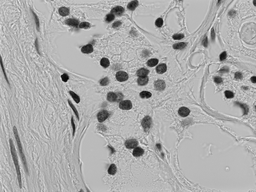
#> input picture assignment1/cellekjerner.png, 256 x 192 px, shrunk from 1388 x 1040 before the run; its folder holds 3 pictures in this run
$ python oppgave2.py
#> lines starting #> are read from the running program, lines starting #| are printed output that depends on the picture; after the words box and inside, x2 and y2 are one past the last pixel; in counts of white or black regions, pixels touching at a corner belong together
import matplotlib.pyplot as plt
import numpy as np
from imageio import imread, imwrite
import time

def angle_padding(theta_rounded):
    t = my_pad(theta_rounded,1)
    t[0,:] = -1
    t[:,0] = -1
    t[-1,:] = -1
    t[:,-1] = -1

    return t

def my_pad(img,k):
    rows = (2*k)+img.shape[0]
    col = (2*k)+img.shape[1]
    padded = np.zeros((rows,col))
    padded[k:k+img.shape[0], k:k+img.shape[1]] = img
    test = np.pad(img,k)
    assert np.array_equal(padded,test), "my_pad function returns a different array compared to np.pad()"

    return padded

def subplot_result(img1,img1_text,img2,img2_text):
    fig, ax = plt.subplots(1,2)
    ax[0].imshow(img1,cmap='gray',vmin=0,vmax=255,aspect='auto')
    ax[0].set_title(img1_text)
    ax[1].imshow(img2,cmap='gray',vmin=0,vmax=255,aspect='auto')
    ax[1].set_title(img2_text)
    fig.tight_layout()
    plt.show( )

def padding(img,kernel_size, zeros = False):
    k = (kernel_size-1)//2
    padded = my_pad(img,k)

    #Dersom vi ønsker at bilderanden skal ha pikselverdi lik 0
    if zeros:
        return padded

    rows, col = padded.shape
    #Hjørnene paddes til nærmeste nabo's pikselverdi
    padded[0:k,0:k] = padded[k,k] #Øverst venstre
    padded[rows-k:,0:k] = padded[rows-k-1,k]#Nederst venstre
    padded[0:k,col-k:] = padded[k,col-k-1]#Øverst høyre
    padded[rows-k:,col-k:] = padded[rows-k-1,col-k-1]#Nederst høyre

    #Øvre og nedre rad paddes til nærmeste nabo's pikselverdi
    for i in range(k,col-k):
        padded[0:k,i] = padded[k,i] #Øverste rad
        padded[rows-k:,i] = padded[rows-k-1,i] #Nederste rad
    # #Venstre og høyre kolonner paddes til nærmeste nabo's pikselverdi
    for i in range(k,rows-k):
        padded[i,0:k] = padded[i,k] #Venstre kolonne
        padded[i,col-k:] = padded[i,col-k-1]#Høyre kolonne

    return padded

def convolution(img,kernel,zeros=False,conv_1D=False):
    rows, col = img.shape
    img_conv = np.zeros((rows,col))
    kernel_size = kernel.shape[0]

    #For å oppnå "same convolution", at inn og utbilde har samme størrelse, må legge til padding på innbilde
    img = padding(img,kernel_size,zeros)

    if conv_1D:
        #Horisontal og vertikal vektor
        hori_vector = kernel[0,::-1] #Rotert 180*
        veri_vector = kernel[::-1,0] #Rotert 180*

        horisontal = np.zeros((rows,col))
        for r in range(rows):#img.shape[0]-2
            for c in range(col):#img.shape[1]-2
                horisontal[r,c]=(np.sum(hori_vector*img[r+1,c:c+3]))

        horisontal = padding(horisontal, kernel_size, zeros=False)
        for r in range(rows):#horisontal.shape[0]-2
            for c in range(col):#horisontal.shape[1]-2
                img_conv[r,c]=(np.sum(veri_vector*horisontal[r:r+3,c+1]))

    else:
        kernel = np.rot90(kernel,2)
        for r in range(rows):
            for c in range(col):
                overlay = img[r:kernel_size+r, c:kernel_size+c]
                img_conv[r,c] = np.sum(kernel*overlay) #for np.arrays er '*'-operatoren det samme som elementvis matrisemultiplikasjon

    return img_conv

def average_kernel(n):
    return np.ones((n,n)) * 1/(n**2)

def gaussian_kernel(sigma):
    kernel_size = 1 + round(sigma*8)
    h = np.ones((kernel_size, kernel_size))
    m = kernel_size//2

    for x in range(kernel_size):
        for y in range(kernel_size):
            A = 1/(2*np.pi*sigma**2)#Usikker på hvordan vi skal finne A
            exp = np.exp(-((x-m)**2 + (y-m)**2)/(2*sigma**2))
            h[x,y] = A*exp

    return h

def sobel(img, sigma=1,zeros=False, conv_1D=False):
    hy = np.array([
         [1,0,-1],
         [2,0,-2],
         [1,0,-1]
    ])
    hx = np.array([
         [1,2,1],
         [0,0,0],
         [-1,-2,-1]
    ])
    gaussian = gaussian_kernel(sigma)
    img_blur = convolution(img, gaussian, zeros)

    #Gradient magnitude og retning
    Gx = convolution(img_blur,hx,zeros,conv_1D)
    Gy = convolution(img_blur,hy,zeros,conv_1D)
    G = np.sqrt(Gx**2 + Gy**2)
    theta = np.arctan2(Gy,Gx)

    #Runder av til nærmeste multiplum av 45 grader, dvs vi får 4 vinkler: 0,45,90,135.
    theta_rounded = np.round(theta*(180/np.pi)*(1/45))*45 % 180

    #Skalerer alle gradient magnituder til grayscale
    G = G/G.max() *255

    return G, theta_rounded

def thinning_edges(Gradient, theta_rounded):
    G = np.copy(Gradient)
    G_pad = my_pad(G,1)
    A = angle_padding(theta_rounded)
    row, col = G_pad.shape
    for i in range(1,row-1):
        for j in range(1,col-1):
            #Finn retningen og magnitude til pikselen (i,j)
            angle = A[i,j].astype(int)
            magnitude = G_pad[i,j]

            #Horiosentale kanter (øst-vest)
            if(angle == 0):
                if(A[i-1,j] == angle and magnitude<G_pad[i-1,j]):
                    G[i-1,j-1] = 0
                    continue

                if(A[i+1,j] == angle and magnitude<G_pad[i+1,j]):
                    G[i-1,j-1] = 0
            #Vertikale kanter (nord-sør)
            elif(angle == 90):
                if(A[i,j-1] == angle and magnitude<G_pad[i,j-1]):
                    G[i-1,j-1] = 0
                    continue

                if(A[i,j+1] == angle and magnitude<G_pad[i,j+1]):
                    G[i-1,j-1] = 0
            #Skrå kanter (nordøst-sørvest)
            elif(angle == 135):
                if(A[i+1,j-1] == angle and magnitude<G_pad[i+1,j-1]):
                    G[i-1,j-1] = 0
                    continue

                if(A[i-1,j+1] == angle and magnitude<G_pad[i-1,j+1]):
                    G[i-1,j-1] = 0

            #Skrå kanter (nordvest-sørøst)
            elif(angle == 45):
                if(A[i-1,j-1] == angle and magnitude<G_pad[i-1,j-1]):
                    G[i-1,j-1] = 0
                    continue

                if(A[i+1,j+1] == angle and magnitude<G_pad[i+1,j+1]):
                    G[i-1,j-1] = 0
    return G

def hystere_8connectivity(strong, weak, thin_gradient):
    row, col = thin_gradient.shape
    weak_th = np.zeros((row, col))
    strong_th = np.zeros((row, col))
    discard = np.zeros((row, col))

    for i in range(row):
        for j in range(col):
            if(thin_gradient[i,j] >= strong):
                strong_th[i,j] = 255#thin_gradient[i,j]
            elif(thin_gradient[i,j]<weak):
                discard[i,j] = thin_gradient[i,j]
            else:
                weak_th[i,j] = thin_gradient[i,j]

    strong_th_padded = my_pad(strong_th,1)
    row,col = strong_th_padded.shape
    for i in range(1,row-1):
        for j in range(1,col-1):
            if(weak_th[i-1,j-1]>0):
                strong_overlay = np.copy(strong_th_padded[i-1:i+2, j-1:j+2])
                if((strong_overlay>0).any()):
                    strong_th[i-1,j-1] = 25#weak_th[i-1,j-1]

    return strong_th

def oppgave2_1(filename, n):
    img = imread(filename,as_gray=True)
    average = average_kernel(n)
    img_conv = convolution(img,average)

    imwrite(f"cellekjerner_blur.png",img_conv.astype(np.uint8))
    # subplot_result(img,"Original image",img_conv,f"average {n}x{n} filter")

def oppgave2_2(filename, sigma, threshold_H, threshold_L):
    img = imread(filename,as_gray=True)
    gradient,gradient_ang = sobel(img,sigma,zeros=False,conv_1D=True)
    gradient_thin = thinning_edges(gradient,gradient_ang)
    canny_final = hystere_8connectivity(threshold_H,threshold_L,gradient_thin)

    imwrite(f"canny_high[{threshold_H}]_low[{threshold_L}]_sigma[{sigma}].png",canny_final.astype(np.uint8))

    #subplot_result(img,"Original image",canny_final,f"Canny filter with T_h={threshold_H} and T_l={threshold_L}")


def main():
    start = time.time()
    oppgave2_1(filename='cellekjerner.png',n=9)
#> in oppgave2_1, img is the input picture: shape (192, 256) float32; min 0, max 239, mean 171.8
#> in padding, `padded[0:k,0:k] = padded[k,k]`: padded: shape (200, 264) float64; min 0, max 239, mean 160
#> in padding, `padded[rows-k:,0:k] = padded[rows-k-1,k]#Nederst venstre`: padded: shape (200, 264) float64; min 0, max 239, mean 160
#> in padding, `padded[0:k,col-k:] = padded[k,col-k-1]#Øverst høyre`: padded: shape (200, 264) float64; min 0, max 239, mean 160
#> in padding, `padded[rows-k:,col-k:] = padded[rows-k-1,col-k-1]#Nederst høyre`: padded: shape (200, 264) float64; min 0, max 239, mean 160.1
#> after the loop in padding, `for i in range(k,col-k):`: padded: shape (200, 264) float64; min 0, max 239, mean 167.1
#> after the loop in padding, `for i in range(k,rows-k):`: padded: shape (200, 264) float64; min 0, max 239, mean 172.2
    oppgave2_2(filename='cellekjerner.png',sigma=7,threshold_H=70,threshold_L=50)
#> call 2 of padding, with kernel_size = 57, zeros = False
#> after the loop in padding (call 2), `for i in range(k,col-k):`: padded: shape (248, 312) float64; min 0, max 239, mean 148.7
#> after the loop in padding (call 2), `for i in range(k,rows-k):`:
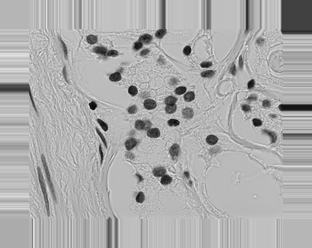
#> padded: shape (248, 312) float64; min 0, max 239, mean 172.9
#> call 3 of convolution, with kernel = array of shape (3, 3), zeros = False, conv_1D = True
#> in padding (call 3), `padded[0:k,0:k] = padded[k,k]`: padded: shape (194, 258) float64; min 0, max 191.5, mean 168.7
#> in padding (call 3), `padded[rows-k:,0:k] = padded[rows-k-1,k]#Nederst venstre`: padded: shape (194, 258) float64; min 0, max 191.5, mean 168.7
#> in padding (call 3), `padded[0:k,col-k:] = padded[k,col-k-1]#Øverst høyre`: padded: shape (194, 258) float64; min 0, max 191.5, mean 168.7
#> in padding (call 3), `padded[rows-k:,col-k:] = padded[rows-k-1,col-k-1]#Nederst høyre`: padded: shape (194, 258) float64; min 0, max 191.5, mean 168.7
#> after the loop in padding (call 3), `for i in range(k,col-k):`: padded: shape (194, 258) float64; min 0, max 191.5, mean 170.5
#> after the loop in padding (call 3), `for i in range(k,rows-k):`: padded: shape (194, 258) float64; min 125, max 191.5, mean 171.9
#> call 4 of padding, with kernel_size = 3, zeros = False
#> in padding (call 4), `padded[0:k,0:k] = padded[k,k]`: padded: shape (194, 258) float64; min 0, max 764.9, mean 674.8
#> in padding (call 4), `padded[rows-k:,0:k] = padded[rows-k-1,k]#Nederst venstre`: padded: shape (194, 258) float64; min 0, max 764.9, mean 674.8
#> in padding (call 4), `padded[0:k,col-k:] = padded[k,col-k-1]#Øverst høyre`: padded: shape (194, 258) float64; min 0, max 764.9, mean 674.8
#> in padding (call 4), `padded[rows-k:,col-k:] = padded[rows-k-1,col-k-1]#Nederst høyre`: padded: shape (194, 258) float64; min 0, max 764.9, mean 674.8
#> after the loop in padding (call 4), `for i in range(k,col-k):`:
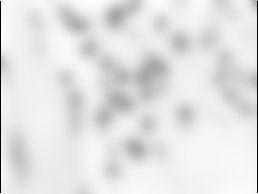
#> padded: shape (194, 258) float64; min 0, max 764.9, mean 682.1; drawn with min black and max white
#> after the loop in padding (call 4), `for i in range(k,rows-k):`:
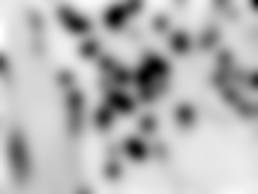
#> padded: shape (194, 258) float64; 0.77% of pixels changed, all inside (x1, y1, x2, y2) = (0, 1, 258, 193); drawn with min black and max white
#> after the loop in convolution (call 3), `for r in range(rows):#horisontal.shape[0]-2`:
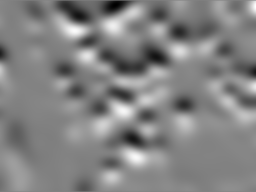
#> img_conv: shape (192, 256) float64; min -33.75, max 32.03, mean 0.2; drawn with min black and max white
#> in padding (call 6), `padded[0:k,0:k] = padded[k,k]`:
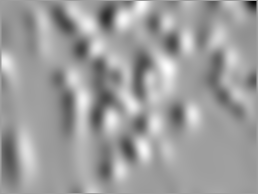
#> padded: shape (194, 258) float64; min -11.46, max 6.98, mean -0.0623; drawn with min black and max white
#> in padding (call 6), `padded[rows-k:,0:k] = padded[rows-k-1,k]#Nederst venstre`: padded: shape (194, 258) float64; under 0.01% of pixels changed, all inside (x1, y1, x2, y2) = (0, 193, 1, 194)
#> in padding (call 6), `padded[0:k,col-k:] = padded[k,col-k-1]#Øverst høyre`: padded: shape (194, 258) float64; min -11.46, max 6.98, mean -0.0624
#> in padding (call 6), `padded[rows-k:,col-k:] = padded[rows-k-1,col-k-1]#Nederst høyre`: padded: shape (194, 258) float64; min -11.46, max 6.98, mean -0.0624
#> after the loop in padding (call 6), `for i in range(k,col-k):`: padded: shape (194, 258) float64; min -11.46, max 6.98, mean -0.0645
#> after the loop in padding (call 6), `for i in range(k,rows-k):`: padded: shape (194, 258) float64; min -11.46, max 6.98, mean -0.0683
#> in sobel, `G = np.sqrt(Gx**2 + Gy**2)`:
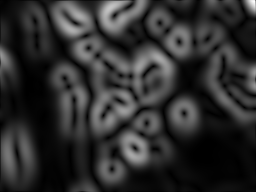
#> G: shape (192, 256) float64; min 0.00375, max 48.4, mean 8.9; drawn with min black and max white
#> in sobel, `theta = np.arctan2(Gy,Gx)`:
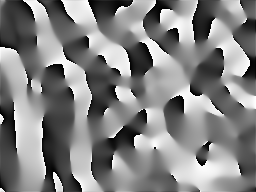
#> theta: shape (192, 256) float64; min -3.14, max 3.14, mean 0.0902; drawn with min black and max white

    print("image saved to folder")
    print(f"time elapsed: {round(time.time()-start)}s")

main()
